Frame 1 (no input): blank canvas, image omitted
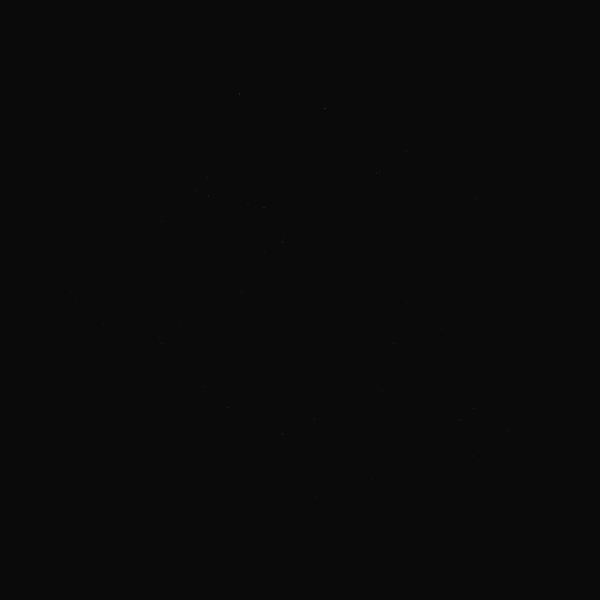
Frame 60 (the mouse pressed at the canvas centre just before this capture)
Frame 120 (the mouse held since frame 60 and released just before this capture): blank canvas, image omitted

The Processing sketch that drew this single still picture (run headless with seeded random() and noise(); from frame 60 on, the mouse is pressed at the canvas centre):

// Processing sketch: ChaosGame_F_nfeck
// ── ChaosGame_F_nfeck.pde
float s=0.1;
int rc =255;
int gc =255;
int bc =255;
int pv;

float px;
float py;


void setup() {
  size(600, 600);
  background(10);
  px=width/2;
  py=height/2;
  noFill();
}

void draw() {

 

for(int i=0; i < 10000; i++){
   
  strokeWeight(s);
  stroke(rc, gc, bc);
    newPoint();
  point(px, py);

}

if(mousePressed){
  
  background(10);
}
}

// ── Berechnen.pde
void newPoint () {
  float r = random(1);

  if (r<0.2 && pv !=1) {
    px=(px+14.6830)/2;
    py =(py+215.5899)/2;
    pv=1;
    
    rc = 255;
    gc = 0;
    bc = 0;
    
  } else if (r<0.4 && pv !=2) {
    px=(px+123.6644)/2;
    py =(py+height-50)/2;
    pv=2;
    
    rc = 0;
    gc = 255;
    bc = 0;
    
  } else if (r<0.6 && pv !=3) {
    px=(px+width-123.6644)/2;
    py =(py+height-50)/2;
    pv=3;
    
    rc = 0;
    gc = 0;
    bc = 255;
   
  } else if (r<0.8 && pv !=4) {
    px=(px+width-13.6830)/2;
    py =(py+214.5899)/2;
    pv=4;
    
    rc = 255;
    gc = 255;
    bc = 0;
    
  } else if (r<1 && pv !=5) {
    px=(px+width/2)/2;
    py =(py+7.2949)/2;
    pv=5;
    
    rc = 0;
    gc = 255;
    bc = 255;
    
  }
}
